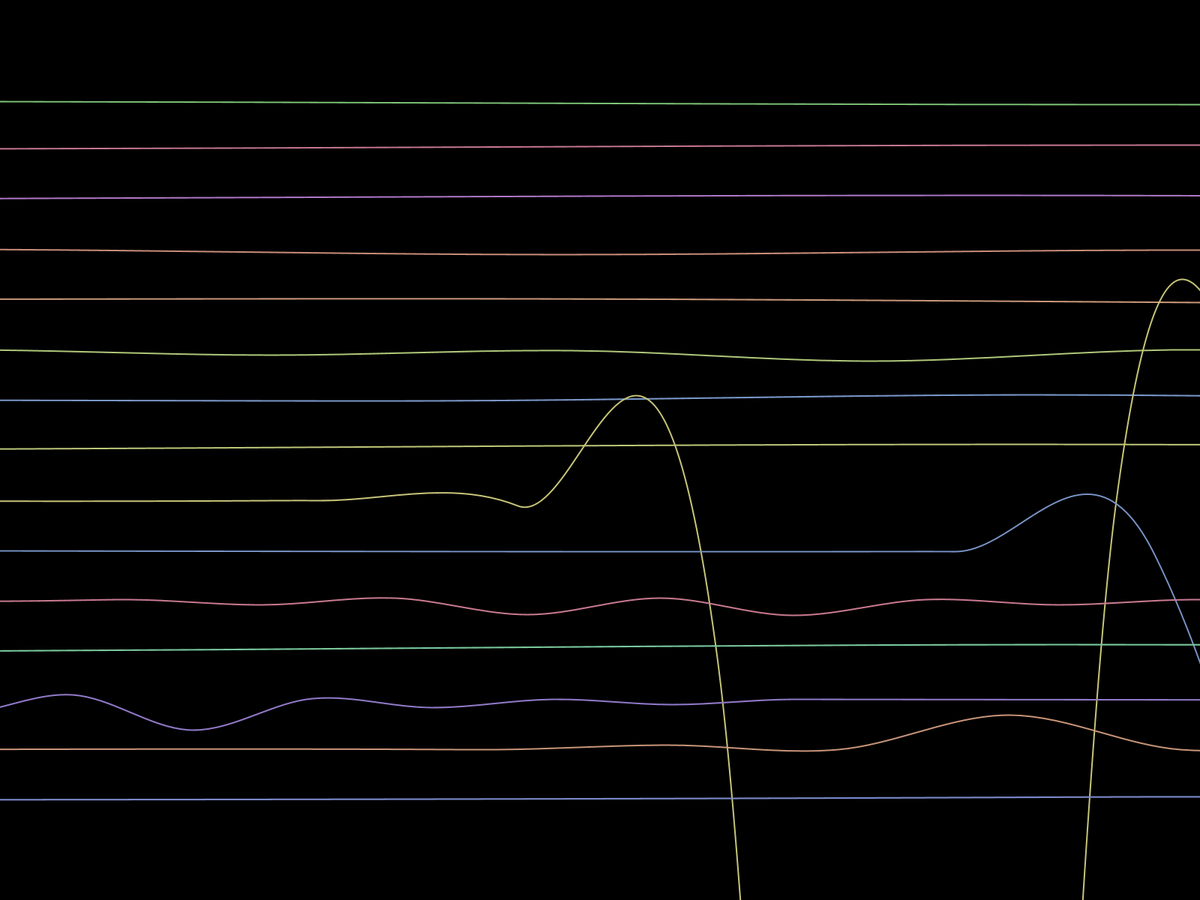
Frame 1 (no input)
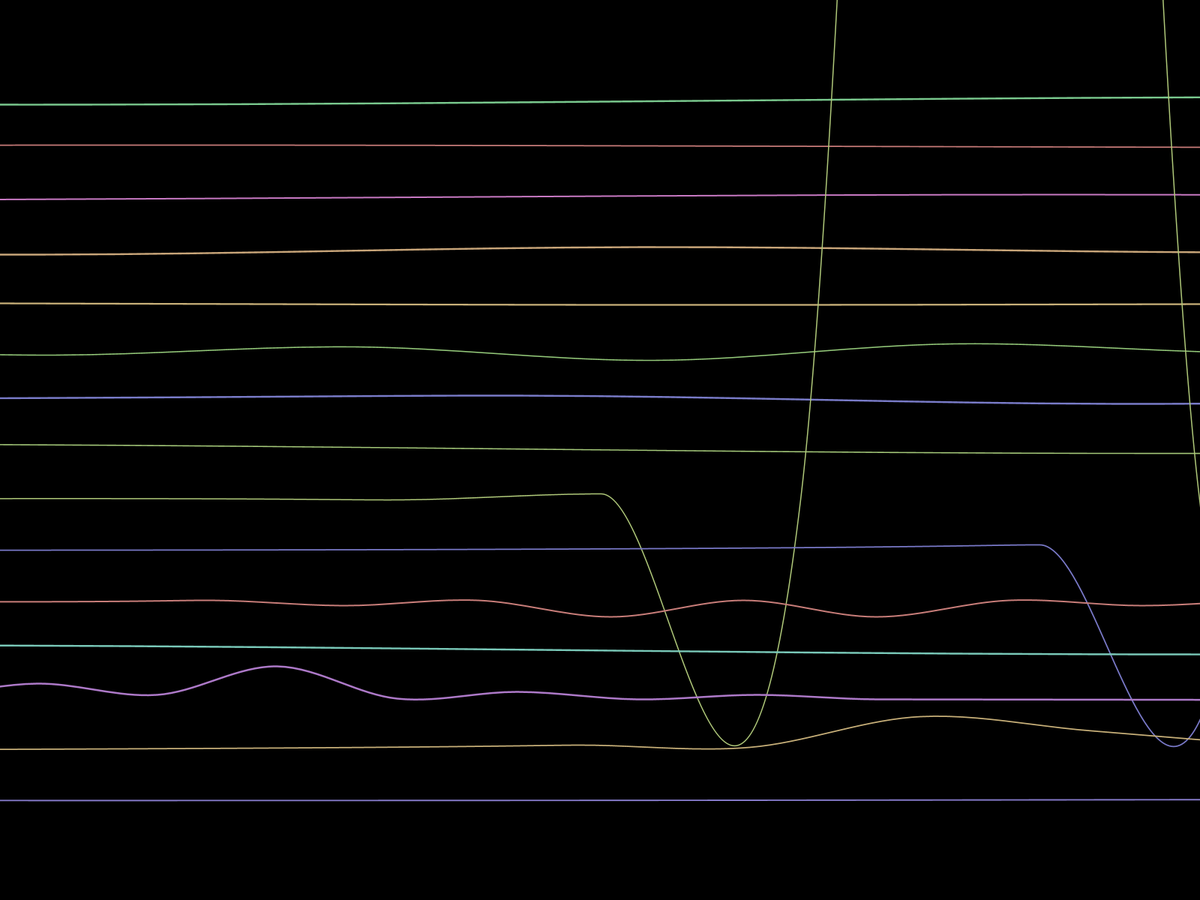
Frame 60 (the mouse pressed at the canvas centre just before this capture)
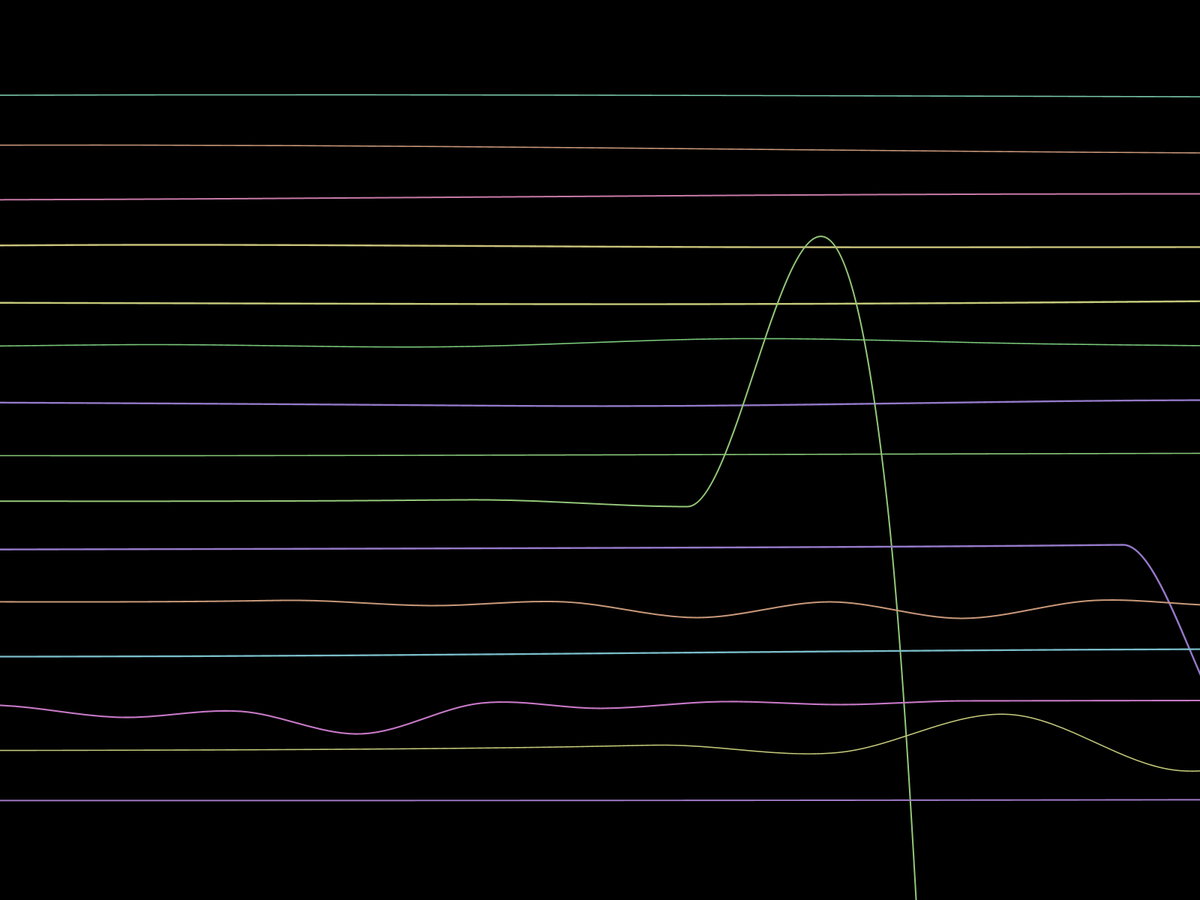
Frame 120 (the mouse held since frame 60 and released just before this capture)

The Processing sketch that drew these frames (run headless with seeded random() and noise(); from frame 60 on, the mouse is pressed at the canvas centre):

// Processing sketch: oscillatory_motion_curve_rotate
// ── oscillatory_motion_curve_rotate.pde
Curve[] c = new Curve[15];
void setup()
{
  for (int i = 0;i<c.length;i++)
    c[i] = new Curve(i);
  frameRate(240);
  fullScreen();
  noCursor();
  //size(800,600);
}
void draw()
{
  //frameRate(60);
  
    fill(0, 25);  
    noStroke();
    rect(0, 0, width, height);
    background(0);
  pushMatrix();
  //translate(0,height/2);
  //rotate(atan2(mouseY-width/2,mouseX));
  for (int i = 0;i<c.length;i++)
  {
    //translate(i*30,0);
    c[i].frame();
  }
  
  popMatrix();
   text(frameRate,20,20);
}
// ── curve.pde
class Curve
{
  int  h, n, a = 0, a2, r, d, w;
  float h2, t, x, y, j; 
  boolean up = true;
  Curve(float i) {
    y = (2+i)*height/(c.length+3);//randomGaussian()*i;
    h = ((random(1)<0.5)?1:-1)*height/15 + round(randomGaussian()*i);
    d = width/int(random(1,1+i)) ;//+ round(randomGaussian()*i);//60;
    n = round(random(1024));//randomGaussian()*i*19)%255; 
    w = d ;//+ round(randomGaussian()*i); 
    r = 0+round(randomGaussian()*i);
    t = randomGaussian()*100*i+i*10; 
   h2 = 0;
    j = randomGaussian()*10+i;
    background(0);
    colorMode(HSB);
  }
  void frame() {
    n = (n<1024)? ++n : 0; 
    stroke(n/4, 100, 200);
    strokeWeight(2 + 0.5*(sin((radians((a+=j)/2))))); 
    noFill();
    t += tval(0);
    r = (r<=720)? r : 0; 
    ++r;
    a = (a<=360)? a : 0;
    h2 = h2val(0);
    drawShape();
    //troubleshoot();
  }
  void drawShape()
  {
    beginShape();
    vertex(0-2*d, y);
    for (int x = -2*(d); x < width+2*d; x+=2*d)
    {
      a2 = abs((x-width/3)); 
      map(a2, 0, width/2, 1, d); //bigger in the middle left
      //tshoot(x); 
      curveVertex(x+t, y +curveY(0, false));
      curveVertex((x)+d+t, y -+curveY(0, true));
    }
    vertex(width +2*d, y);
    endShape();
  }
  float curveY(int i, boolean cos)  //i is displacement
  {
    if (cos)
      return ((h*(h2val(i)/a2)*cos(radians(a-i))));
    else
      return ((h*(h2val(i)/a2)*sin(radians(a-i))));
  }
  float tval(int i)   //i is displacement
  {
    return 2*sin(2*cos(radians((r-i)/2)));
  }
  float h2val(int i)
  {
    return 45+10*sin((radians((r-i)/2)));
  }
  
  
  
  IntList xp = new IntList();
  float rp = 19, sc = 0.85; 
  int tp = 0, yp = 50, yq = 150;

  void troubleshoot()
  {
    strokeWeight(1);
    stroke(255, 100);
    line(160, yp+2*rp, 160, yp-2*rp);  
    line(160, 12+yq+2*rp, 160, -12+yq-2*rp);
    line(160, yq, width, yq);  
    line(160, 12+yq+2*rp, width, 12+yq+2*rp);  
    line(160, -12+yq-2*rp, width, -12+yq-2*rp);
    stroke(255, 200);
    text("T", 150, yp);
    text("CurveY", 115, yq);
    xp.append(tp++);
    for (int i = 0; i<xp.size(); i++) {
      if (xp.get(i) <=width)
        stroke(#C1E850);  
      point(160+xp.get(i), yp+rp*tval(i));
      stroke(#E85092);  
      point(160+xp.get(i), yq+rp*curveY(i, true)*sc);
      stroke(#50B6E8);  
      point(160+xp.get(i), yq+rp*curveY(i, false)*sc);
    }
    strokeWeight(4);
    stroke(#50E88B);  
    point(160, yp +rp*tval(0));
    stroke(#FF5596);  
    point(160, yq +rp*curveY(0, true)*sc);
    stroke(#50D2E8);  
    point(160, yq +rp*curveY(0, false)*sc);
  }
  void tshoot(int x)
  {
    fill(255);
    text(a2 + "  " + h2, x, y-120);
    text(x, x, y-100);
    text(h + "  " + (y +((h*(h2/a2)*sin(radians(a))))), x, y-80);
    text(t, 30, 30);
    text((up)? "true" : "false", 30, 60); 
    text("        " + h2, 30, 60);
    noFill();
  }
}
